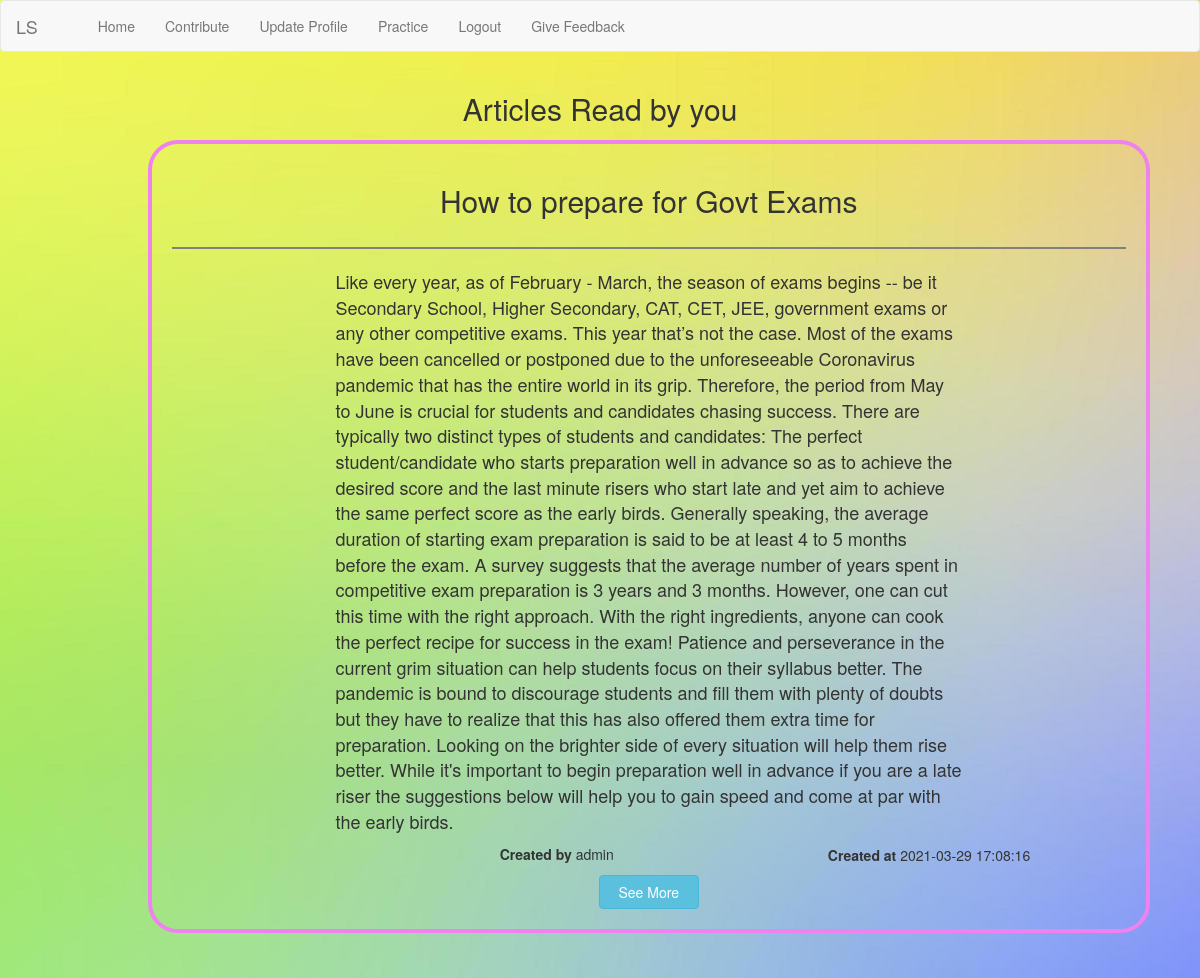
Screenshot of /user/show_completed.php?user_id=8 with the database file from the repository.
### tables this page shows
CREATE TABLE `done` (
  `user_id` int(11) NOT NULL,
  `id` int(11) NOT NULL,
  `type` varchar(20) NOT NULL
);

CREATE TABLE `articles` (
  `art_id` int(11) NOT NULL,
  `header` text NOT NULL,
  `content` text NOT NULL,
  `time` timestamp NOT NULL DEFAULT current_timestamp() ON UPDATE current_timestamp(),
  `creator_id` int(11) NOT NULL
);

CREATE TABLE `users` (
  `user_id` int(11) NOT NULL,
  `first_name` varchar(20) NOT NULL,
  `middle_name` varchar(20) NOT NULL,
  `last_name` varchar(20) NOT NULL,
  `city` varchar(20) NOT NULL,
  `state` varchar(20) NOT NULL,
  `zipcode` char(6) NOT NULL,
  `email` varchar(40) NOT NULL,
  `dob` date NOT NULL,
  `biodata` text NOT NULL,
  `password` varchar(20) NOT NULL,
  `user_type` varchar(20) NOT NULL DEFAULT 'user',
  `age` int(11) NOT NULL
);

### user/show_completed.php (the view, shortened to what this page needs)
<!DOCTYPE html>
<html>
<?php session_start();
include("user_header.php");
?>
<head>
    <link rel="stylesheet" type="text/css" href="../styles/index.css">
    <link rel="stylesheet" type="text/css" href="../styles/user_reg.css">
    <link rel="stylesheet" type="text/css" href="../styles/articles.css">
    <link rel="stylesheet" href="https://maxcdn.bootstrapcdn.com/bootstrap/3.4.1/css/bootstrap.min.css">
    <link rel="stylesheet" href="https://cdnjs.cloudflare.com/ajax/libs/font-awesome/4.7.0/css/font-awesome.min.css">
</head>
<?php
$user_id = $_GET['user_id'];
function show_liked()
{
    global $con, $user_id;
    $select = "SELECT *
                FROM done , articles
                WHERE done.user_id='$user_id' and done.type='art' and articles.art_id=done.id";
    $run_select = mysqli_query($con, $select);
    while ($row_posts = mysqli_fetch_array($run_select)) {
        $content = $row_posts['content'];
        $header = $row_posts['header'];
        $creator = $row_posts['creator_id'];
        $time = $row_posts['time'];
        $art_id = $row_posts['art_id'];
        $select_creator = "SELECT * FROM users where user_id='$creator'";
        $run_creator = mysqli_query($con, $select_creator);
        $row = mysqli_fetch_array($run_creator);
        $first_name = $row['first_name'];
        echo "
        <div class='container-fluid'>
            <div class='article'>
                <div class='row'>
                    <div class='col-sm-12'>
                        <center><h2>$header</h2></center>
                    </div>
                </div>
                 <hr id='hl' >
                <div class='row content'>
                    <div class='col-sm-2'>
                    </div>
                    <div class='col-sm-8'>
                        $content
                    </div>
                    <div class='col-sm-2'>
                    </div>
                </div>
                <div class='row time'>
                    <div class='col-sm-4'></div>
                    <div class='col-sm-4'><strong>Created by</strong>  $first_name</div>
                    <div class='col-sm-1'></div>
                    <div class='col-sm-4'><strong>Created at</strong>  $time </div>
                </div>
                <center><a href='single_article.php?art_id=$art_id'><button class='btn btn-info'>See More</button></a></center>
            </div>
            </br>
        </div>
        </br>
        ";
    }
}
?>
<body>
    <div class="container">
        <div class="row">
            <center>
                <h2>Articles Read by you</h2>
            </center>
        </div>
        <div class="row">
            <div class="col-sm-1"></div>
            <div class="col-sm-11">
                <?php echo show_liked() ?>
            </div>
        </div>
    </div>
</body>

### styles/index.css (style rules this page uses)
body { width: 100vw; background-image: url('../images/121.jpg'); background-repeat: no-repeat; background-size: cover; }

### styles/articles.css (style rules this page uses)
.article { border: 4px solid violet; border-radius: 30px; margin: 5px; padding: 20px; }
.btn-info { margin-top: 10px; width: 100px; }
.time { margin-top: 10px; }
.content { font-size: 18px; }
#hl { height: 2px; border-width: 0; color: gray; background-color: gray; }

### rows the page displays
done: articles.header "How to prepare for Govt Exams", articles.content "Like every year, as of February - March, the season of exams begins -- be it Secondary School, Higher Secondary, CAT, CET, JEE, government exams or any other competitive exams. This year that’s not the case. Most of the exams have been cancelled or postponed due to the unforeseeable Coronavirus pandemic that has the entire world in its grip. Therefore, the period from May to June is crucial for students and candidates chasing success. There are typically two distinct types of students and candidates: The perfect student/candidate who starts preparation well in advance so as to achieve the desired score and the last minute risers who start late and yet aim to achieve the same perfect score…", users.first_name "admin", articles.time "2021-03-29 17:08:16"
